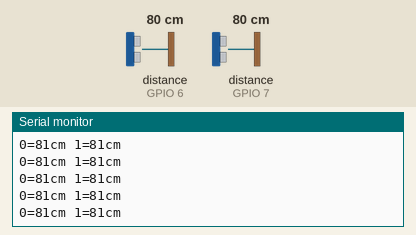
Recording of a sketch running on a simulated ESP32. Parts: the last lines printed to the serial monitor. The test bench sets the inputs (shaded band); at power-on: distance to the obstacle (sensors on GPIO 6, GPIO 7) 80 cm. The echo pulse lasts 58.3 µs per cm.

Above: at 1.2 s.
1.3 s: distance to the obstacle (sensor on GPIO 6) set to 2 cm
At 1.46 s:
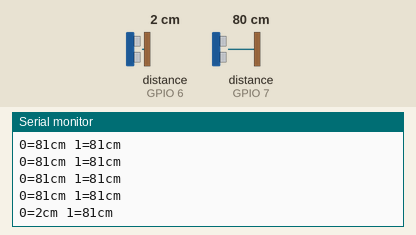
2.8 s: distance to the obstacle (sensor on GPIO 7) set to 2 cm
At 2.85 s:
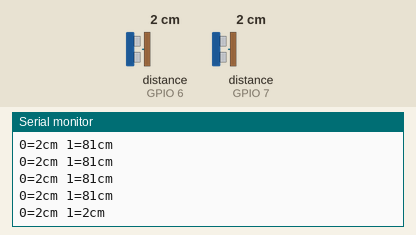
4.3 s: distance to the obstacle (sensor on GPIO 6) set to 4 cm
At 4.3 s:
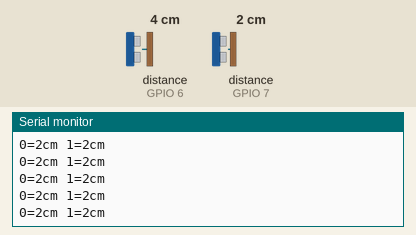
5.8 s: distance to the obstacle (sensor on GPIO 7) set to 4 cm
At 5.82 s:
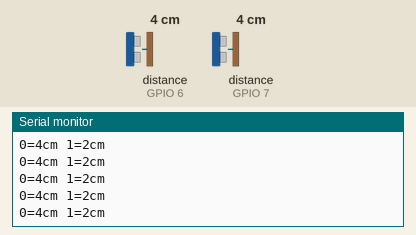
Timing chart, 0 to 8.3 s (numbered marks = the images above; inputs shaded):
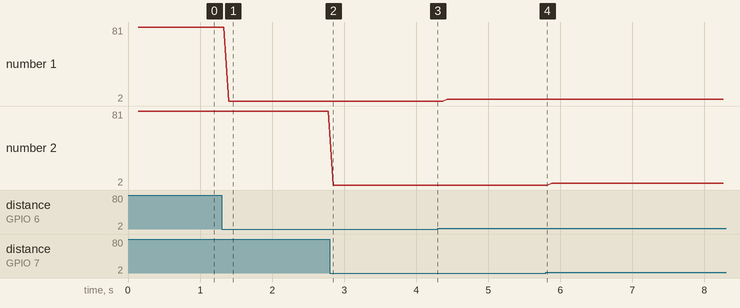

Measured:
- after the input at 1.3 s, the serial monitor: prints a new line after 0.10 s (image 1)
- after the input at 2.8 s, the serial monitor: prints a new line after 0.05 s (image 2)
- plotted number 1: 81 → 2 after the input at 1.3 s, 2 → 4 after the input at 4.3 s

The sketch:

i2cNanoSlave.ino
```cpp
#include <Wire.h>
#include <NewPing.h>

#define SONAR_NUM     2 // Number of sensors.
#define MAX_DISTANCE 200 // Maximum distance (in cm) to ping.
#define PING_INTERVAL 33 // Milliseconds between sensor pings (29ms is about the min to avoid cross-sensor echo).

unsigned long pingTimer[SONAR_NUM]; // Holds the times when the next ping should happen for each sensor.
unsigned int cm[SONAR_NUM];         // Where the ping distances are stored.
uint8_t currentSensor = 0;          // Keeps track of which sensor is active.
unsigned int lastSonarsValues[SONAR_NUM];

NewPing sonar[SONAR_NUM] = {     // Sensor object array.
  NewPing(6, 6, MAX_DISTANCE), // Each sensor's trigger pin, echo pin, and max distance to ping.
  NewPing(7, 7, MAX_DISTANCE),
};

void setup() {
  Wire.begin(8);                // join i2c bus with address #8
  Wire.onRequest(requestEvent); // register event

  Serial.begin(115200);
  pingTimer[0] = millis() + 75;           // First ping starts at 75ms, gives time for the Arduino to chill before starting.
  for (uint8_t i = 1; i < SONAR_NUM; i++) // Set the starting time for each sensor.
    pingTimer[i] = pingTimer[i - 1] + PING_INTERVAL;
}

void loop() {
  for (uint8_t i = 0; i < SONAR_NUM; i++) { // Loop through all the sensors.
    if (millis() >= pingTimer[i]) {         // Is it this sensor's time to ping?
      pingTimer[i] += PING_INTERVAL * SONAR_NUM;  // Set next time this sensor will be pinged.
      if (i == 0 && currentSensor == SONAR_NUM - 1) oneSensorCycle(); // Sensor ping cycle complete, do something with the results.
      sonar[currentSensor].timer_stop();          // Make sure previous timer is canceled before starting a new ping (insurance).
      currentSensor = i;                          // Sensor being accessed.
      cm[currentSensor] = 0;                      // Make distance zero in case there's no ping echo for this sensor.
      sonar[currentSensor].ping_timer(echoCheck); // Do the ping (processing continues, interrupt will call echoCheck to look for echo).
    }
  }
}

void echoCheck() { // If ping received, set the sensor distance to array.
  if (sonar[currentSensor].check_timer())
    cm[currentSensor] = sonar[currentSensor].ping_result / US_ROUNDTRIP_CM;
}

void oneSensorCycle() { // Sensor ping cycle complete, do something with the results.
  // The following code would be replaced with your code that does something with the ping results.
  for (uint8_t i = 0; i < SONAR_NUM; i++) {
    Serial.print(i);
    Serial.print("=");
    Serial.print(cm[i]);
    Serial.print("cm ");
    lastSonarsValues[i] = cm[i];
  }
  Serial.println();
}

// fonction appelée quand le Master du bus i2c requete ce Nano
void requestEvent() {
  unsigned int* pData = lastSonarsValues;
  byte* bData = (byte*)pData;
  Wire.write(bData, 4); // retourne tableau de 2 entiers, soit 4 octets
  // as expected by master
}
```
